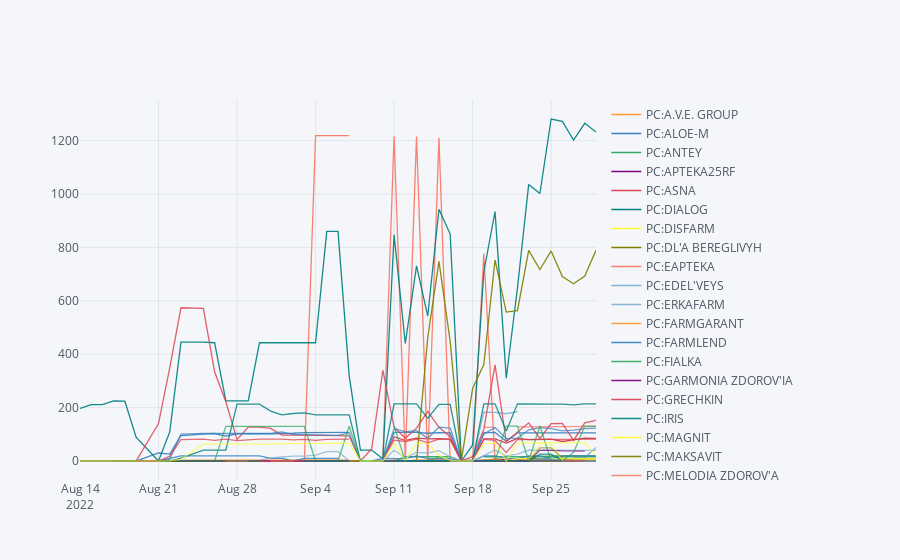

The notebook cell this image was saved under:
### Code cell
makeplot('Novartis Энерзейр Бризхалер порошок 160/150/50мкг')
